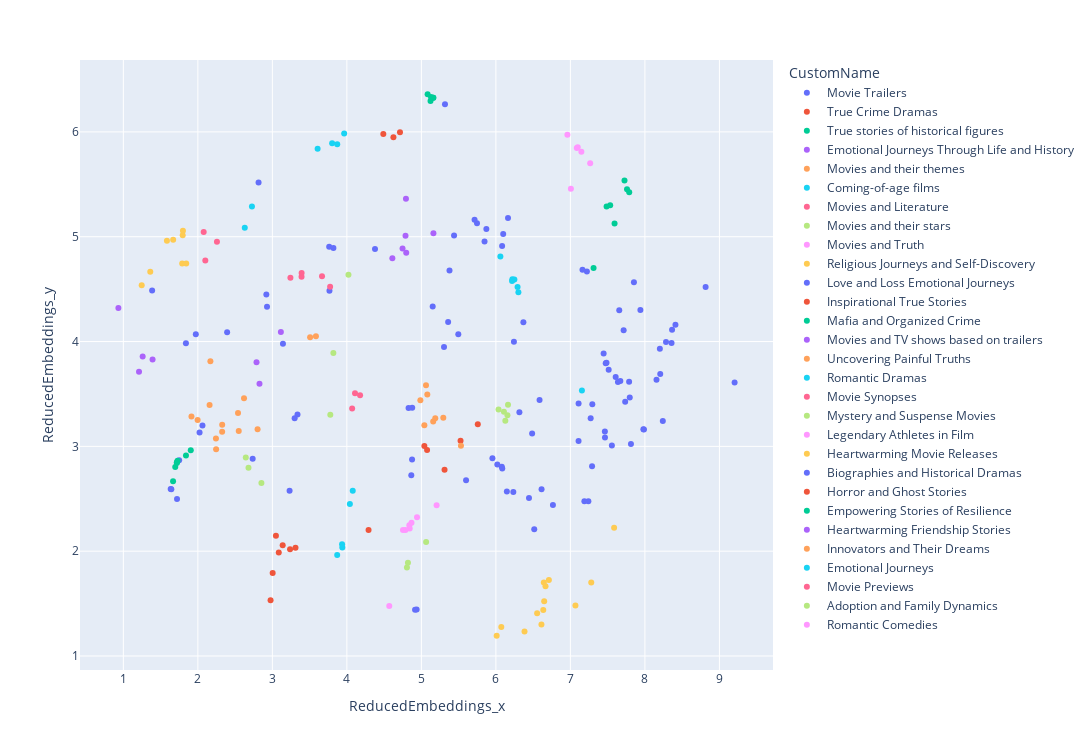

The notebook cell this image was saved under:
### Code cell
px.scatter(final, x='ReducedEmbeddings_x', y='ReducedEmbeddings_y', width=1200, height=750, hover_data=['title', 'pos-neg'], color='CustomName')

### Figure 1 — Plotly figure (JSON) as saved in the notebook; plotly's stock layout.template omitted (floating-point values rounded to 4 significant figures; data arrays with more than 128 entries replaced by an {"elided": "..."} marker saying what was removed)
{"data": [{"customdata": {"elided": "88x2 mixed values"}, "hovertemplate": "CustomName=Movie Trailers<br>ReducedEmbeddings_x=%{x}<br>ReducedEmbeddings_y=%{y}<br>title=%{customdata[0]}<br>pos-neg=%{customdata[1]}<extra></extra>", "legendgroup": "Movie Trailers", "marker": {"color": "#636efa", "symbol": "circle"}, "mode": "markers", "name": "Movie Trailers", "orientation": "v", "showlegend": true, "type": "scatter", "x": [7.813, 5.152, 4.875, 3.766, 7.853, 1.386, 7.464, 7.514, 7.463, 7.446, 7.67, 4.877, 7.291, 1.721, 6.316, 5.359, 4.865, 6.234, 7.715, 7.109, 1.973, 7.241, 5.317, 8.365, 2.023, 7.735, 4.936, 6.444, 6.163, 7.638, 2.919, 8.283, 2.928, 1.644, 9.204, 7.474, 7.188, 7.94, 2.062, 8.41, 5.954, 7.222, 7.797, 2.736, 8.815, 6.079, 7.788, 4.915, 2.393, 7.98, 1.84, 7.294, 8.201, 1.635, 5.6, 6.486, 7.162, 4.378, 8.156, 6.098, 6.086, 8.206, 6.019, 6.369, 3.762, 5.848, 6.242, 7.608, 7.987, 5.304, 5.495, 7.556, 7.11, 6.147, 3.142, 8.358, 2.815, 4.828, 7.485, 7.272, 8.24, 6.765, 1.749, 7.656, 3.819, 6.586, 6.515, 6.613], "xaxis": "x", "y": [3.023, 4.334, 2.874, 4.484, 4.566, 4.486, 3.085, 3.732, 3.142, 3.885, 3.623, 3.369, 2.81, 2.498, 3.325, 4.186, 2.723, 2.564, 4.107, 3.05, 4.07, 2.477, 6.263, 4.113, 3.131, 3.425, 1.444, 2.508, 5.178, 3.613, 4.448, 3.996, 4.333, 2.591, 3.609, 3.792, 2.477, 4.301, 3.199, 4.161, 2.886, 4.668, 3.467, 2.882, 4.52, 2.806, 3.615, 1.441, 4.089, 3.162, 3.985, 3.403, 3.932, 2.592, 2.676, 3.122, 4.686, 4.883, 3.635, 5.026, 2.788, 3.689, 2.827, 4.185, 4.905, 4.955, 3.998, 3.663, 3.161, 3.949, 4.07, 3.008, 3.41, 2.568, 3.978, 3.987, 5.518, 3.366, 3.797, 3.267, 3.243, 2.441, 2.867, 4.298, 4.891, 3.443, 2.21, 2.592], "yaxis": "y"}, {"customdata": [["RICHARD JEWELL - Official Trailer [HD]", 1.17], ["GOSNELL: The Trial of America's Biggest Serial Killer (Official Trailer)", 1.336], ["ROMAN J. ISRAEL, ESQ. - Official Trailer (HD)", 2.93], ["El Chicano :: OFFICIAL TRAILER  |  In Theaters May 3rd", 1.412], ["American Skin | Official Trailer (HD) | Vertical Entertainment", 1.237], ["Mayday - Official Trailer", 2], ["JUST MERCY Official Trailer", 1.398], ["Past Lives | Official Trailer HD | A24", 1.43]], "hovertemplate": "CustomName=True Crime Dramas<br>ReducedEmbeddings_x=%{x}<br>ReducedEmbeddings_y=%{y}<br>title=%{customdata[0]}<br>pos-neg=%{customdata[1]}<extra></extra>", "legendgroup": "True Crime Dramas", "marker": {"color": "#EF553B", "symbol": "circle"}, "mode": "markers", "name": "True Crime Dramas", "orientation": "v", "showlegend": true, "type": "scatter", "x": [5.311, 5.04, 4.713, 4.489, 4.625, 5.526, 5.077, 5.757], "xaxis": "x", "y": [2.777, 3.004, 5.997, 5.979, 5.949, 3.052, 2.965, 3.212], "yaxis": "y"}, {"customdata": [["The Post | Official Trailer [HD] | 20th Century FOX", 1.476], ["DARKEST HOUR - Official Trailer [HD] - In Theaters November 22nd", 1.37], ["THE 15:17 TO PARIS - Official Trailer [HD]", 1.299], ["THE OUTFIT - Official Trailer - Only in Theaters March 18", 1.819], ["The Mauritanian | Official Trailer [HD] | Rent or Own on Digital HD, Blu-ray & DVD Today", 1.795], ["DARK WATERS | Official Trailer | In Theaters November 22", 1.25], ["A Call to Spy - Official Trailer | HD | IFC Films", 2.477]], "hovertemplate": "CustomName=True stories of historical figures<br>ReducedEmbeddings_x=%{x}<br>ReducedEmbeddings_y=%{y}<br>title=%{customdata[0]}<br>pos-neg=%{customdata[1]}<extra></extra>", "legendgroup": "True stories of historical figures", "marker": {"color": "#00cc96", "symbol": "circle"}, "mode": "markers", "name": "True stories of historical figures", "orientation": "v", "showlegend": true, "type": "scatter", "x": [1.905, 1.718, 1.84, 1.728, 1.697, 1.667, 1.718], "xaxis": "x", "y": [2.964, 2.842, 2.913, 2.863, 2.804, 2.668, 2.848], "yaxis": "y"}, {"customdata": [["THE SHAPE OF WATER | Official Trailer | FOX Searchlight", 1.307], ["THE WATER MAN Official Trailer", 3.459], ["Oppenheimer | New Trailer", 1.107]], "hovertemplate": "CustomName=Emotional Journeys Through Life and History<br>ReducedEmbeddings_x=%{x}<br>ReducedEmbeddings_y=%{y}<br>title=%{customdata[0]}<br>pos-neg=%{customdata[1]}<extra></extra>", "legendgroup": "Emotional Journeys Through Life and History", "marker": {"color": "#ab63fa", "symbol": "circle"}, "mode": "markers", "name": "Emotional Journeys Through Life and History", "orientation": "v", "showlegend": true, "type": "scatter", "x": [2.787, 2.827, 3.114], "xaxis": "x", "y": [3.802, 3.597, 4.091], "yaxis": "y"}, {"customdata": [["12 STRONG - Official Trailer", 1.094], ["WHITE BOY RICK - Official Trailer (HD)", 1.544], ["Blindspotting (2018 Movie) Official Trailer - Daveed Diggs, Rafael Casal", 2.021], ["Blaze - Official Trailer | HD | IFC Films", 4.755], ["The Children Act | Official Trailer | A24", 3.096], ["ONLY THE BRAVE - Official Trailer #3 (HD)", 1.968], ["God's Country - Official Trailer ft. Thandiwe Newton | HD | IFC Films", 3.585], ["STILLWATER - Official Trailer [HD] - In Theaters July 30", 1.604], ["CARMEN | Official Trailer (2023)", 4.322], ["THE SON | Official Trailer (2022)", 2.216], ["BABYLON | Official Trailer (2022 Movie) – Brad Pitt, Margot Robbie, Diego Calva, Tobey Maguire", 1.396], ["I WANNA DANCE WITH SOMEBODY - Official Trailer (HD)", 1.719]], "hovertemplate": "CustomName=Movies and their themes<br>ReducedEmbeddings_x=%{x}<br>ReducedEmbeddings_y=%{y}<br>title=%{customdata[0]}<br>pos-neg=%{customdata[1]}<extra></extra>", "legendgroup": "Movies and their themes", "marker": {"color": "#FFA15A", "symbol": "circle"}, "mode": "markers", "name": "Movies and their themes", "orientation": "v", "showlegend": true, "type": "scatter", "x": [2.245, 2.327, 2.157, 2.539, 2.802, 2.243, 2.549, 2.326, 1.997, 2.62, 1.914, 2.168], "xaxis": "x", "y": [2.972, 3.205, 3.395, 3.319, 3.164, 3.075, 3.146, 3.14, 3.25, 3.459, 3.285, 3.811], "yaxis": "y"}, {"customdata": [["Love, Simon | Official Trailer 2 [HD] | 20th Century FOX", 1.536], ["Eighth Grade | Official Trailer HD | A24", 1.295], ["My Friend Dahmer - Official Trailer (US) - FilmRise", 1.411], ["A Kid Like Jake - Official Trailer I HD I IFC Films", 2.814], ["WOLF - Official Trailer [HD] - Only in Theaters December 3", 1.893], ["Aristotle and Dante Discover the Secrets of the Universe | Official Trailer (2023)", 1.934]], "hovertemplate": "CustomName=Coming-of-age films<br>ReducedEmbeddings_x=%{x}<br>ReducedEmbeddings_y=%{y}<br>title=%{customdata[0]}<br>pos-neg=%{customdata[1]}<extra></extra>", "legendgroup": "Coming-of-age films", "marker": {"color": "#19d3f3", "symbol": "circle"}, "mode": "markers", "name": "Coming-of-age films", "orientation": "v", "showlegend": true, "type": "scatter", "x": [3.802, 3.871, 3.607, 2.63, 2.726, 3.964], "xaxis": "x", "y": [5.891, 5.882, 5.84, 5.085, 5.288, 5.984], "yaxis": "y"}, {"customdata": [["Nobody's Fool (2018) - Official Trailer - Paramount Pictures", 1.348], ["SPOILER ALERT - Official Trailer [HD] - Only In Theaters December 2", 6], ["A GOOD PERSON | Official Trailer", 4.096]], "hovertemplate": "CustomName=Movies and Literature<br>ReducedEmbeddings_x=%{x}<br>ReducedEmbeddings_y=%{y}<br>title=%{customdata[0]}<br>pos-neg=%{customdata[1]}<extra></extra>", "legendgroup": "Movies and Literature", "marker": {"color": "#FF6692", "symbol": "circle"}, "mode": "markers", "name": "Movies and Literature", "orientation": "v", "showlegend": true, "type": "scatter", "x": [2.1, 2.078, 2.256], "xaxis": "x", "y": [4.774, 5.046, 4.953], "yaxis": "y"}, {"customdata": [["Adrift | Final Trailer | Own It Now on Digital HD, Blu-Ray & DVD", 1.458], ["Madeline's Madeline - Official Trailer HD - Oscilloscope Laboratories", 1.365], ["Black 47 - Official Trailer I HD I IFC Films", 2], ["The Nightingale - Official Trailer I HD I IFC Films", 1.357]], "hovertemplate": "CustomName=Movies and their stars<br>ReducedEmbeddings_x=%{x}<br>ReducedEmbeddings_y=%{y}<br>title=%{customdata[0]}<br>pos-neg=%{customdata[1]}<extra></extra>", "legendgroup": "Movies and their stars", "marker": {"color": "#B6E880", "symbol": "circle"}, "mode": "markers", "name": "Movies and their stars", "orientation": "v", "showlegend": true, "type": "scatter", "x": [2.853, 4.021, 2.68, 2.643], "xaxis": "x", "y": [2.65, 4.637, 2.795, 2.895], "yaxis": "y"}, {"customdata": [["Molly's Game | Official Trailer | Own it Now on Digital HD, Blu-ray™ & DVD", 1.519], ["Murder on the Orient Express | Official Trailer [HD] | 20th Century FOX", 1.19], ["Official Trailer | Death on the Nile | 20th Century Studios", 1.19], ["The Last Duel | Official Trailer | 20th Century Studios", 1.41], ["City Of Lies Official Teaser Trailer (2021)", 2.124], ["Naked Singularity – Official Trailer", 2.585], ["THE LAST VERMEER - Official Trailer (HD) - In Theaters November 20", 2.93]], "hovertemplate": "CustomName=Movies and Truth<br>ReducedEmbeddings_x=%{x}<br>ReducedEmbeddings_y=%{y}<br>title=%{customdata[0]}<br>pos-neg=%{customdata[1]}<extra></extra>", "legendgroup": "Movies and Truth", "marker": {"color": "#FF97FF", "symbol": "circle"}, "mode": "markers", "name": "Movies and Truth", "orientation": "v", "showlegend": true, "type": "scatter", "x": [4.843, 4.787, 4.753, 4.838, 5.204, 4.941, 4.867], "xaxis": "x", "y": [2.215, 2.203, 2.203, 2.247, 2.437, 2.324, 2.272], "yaxis": "y"}, {"customdata": [["THE MIRACLE SEASON | Official Trailer", 3.7], ["God's Not Dead 3: A Light in Darkness (Official Trailer)", 1.786], ["Puzzle | Official Trailer HD (2018)", 5.459], ["ARMAGEDDON TIME - Official Trailer - In Select Theaters October 28", 1.538], ["Call Jane | Official Trailer | In Theaters October 28", 1.363], ["JUDAS AND THE BLACK MESSIAH - Official Trailer", 1.233], ["THE GIRL WHO BELIEVED IN MIRACLES Trailer (2021) Mira Sorvino Family Movie", 1.716], ["THE EYES OF TAMMY FAYE | Official Trailer | Searchlight Pictures", 1.539], ["THE STARLING GIRL | Official Trailer | Bleecker Street", 2.183], ["ON THE BASIS OF SEX | Official Trailer | Focus Features", 1.366], ["His Only Son | Official Trailer | Angel Studios", 1.708], ["NEVER RARELY SOMETIMES ALWAYS - Official Trailer [HD] - At Home On Demand April 3", 1.081], ["Jesus Revolution (2023 Movie) Official Trailer - Kelsey Grammer, Joel Courtney", 1.802]], "hovertemplate": "CustomName=Religious Journeys and Self-Discovery<br>ReducedEmbeddings_x=%{x}<br>ReducedEmbeddings_y=%{y}<br>title=%{customdata[0]}<br>pos-neg=%{customdata[1]}<extra></extra>", "legendgroup": "Religious Journeys and Self-Discovery", "marker": {"color": "#FECB52", "symbol": "circle"}, "mode": "markers", "name": "Religious Journeys and Self-Discovery", "orientation": "v", "showlegend": true, "type": "scatter", "x": [6.711, 6.554, 7.587, 6.636, 7.068, 6.073, 6.666, 6.01, 6.648, 7.28, 6.611, 6.643, 6.384], "xaxis": "x", "y": [1.726, 1.407, 2.224, 1.44, 1.482, 1.278, 1.665, 1.193, 1.523, 1.7, 1.299, 1.702, 1.233], "yaxis": "y"}, {"customdata": [["Midnight Sun | Official Trailer [HD]  | Open Road Films", 1.427], ["Lean on Pete | Official Trailer HD | A24", 2.771], ["Wonder Wheel – Official Trailer | Amazon Studios", 1.862], ["The Souvenir | Official Trailer HD | A24", 2.613], ["Aftersun | Official Trailer HD | A24", 2.307], ["The Whale | Official Trailer HD | A24", 1.247]], "hovertemplate": "CustomName=Love and Loss Emotional Journeys<br>ReducedEmbeddings_x=%{x}<br>ReducedEmbeddings_y=%{y}<br>title=%{customdata[0]}<br>pos-neg=%{customdata[1]}<extra></extra>", "legendgroup": "Love and Loss Emotional Journeys", "marker": {"color": "#636efa", "symbol": "circle"}, "mode": "markers", "name": "Love and Loss Emotional Journeys", "orientation": "v", "showlegend": true, "type": "scatter", "x": [5.872, 5.747, 5.714, 5.377, 6.083, 5.438], "xaxis": "x", "y": [5.073, 5.128, 5.162, 4.678, 4.91, 5.013], "yaxis": "y"}, {"customdata": [["Samson - Official Trailer (2018)", 1.187], ["BLINDED BY THE LIGHT - Official Trailer - Now Playing In Theaters", 1.595], ["FATHER STU - Official Trailer (HD)", 1.406], ["God's Not Dead:  We The People  (Official Trailer)", 1.121], ["Courageous (2011) HD Movie Trailer - Christian Drama", 1.631], ["FLAG DAY | Official Trailer | MGM Studios", 3.614], ["I Still Believe (2020 Movie) Official Trailer | KJ Apa, Britt Robertson", 1.696]], "hovertemplate": "CustomName=Inspirational True Stories<br>ReducedEmbeddings_x=%{x}<br>ReducedEmbeddings_y=%{y}<br>title=%{customdata[0]}<br>pos-neg=%{customdata[1]}<extra></extra>", "legendgroup": "Inspirational True Stories", "marker": {"color": "#EF553B", "symbol": "circle"}, "mode": "markers", "name": "Inspirational True Stories", "orientation": "v", "showlegend": true, "type": "scatter", "x": [3.048, 3.004, 3.237, 3.086, 2.976, 3.31, 3.138], "xaxis": "x", "y": [2.146, 1.793, 2.018, 1.988, 1.533, 2.033, 2.058], "yaxis": "y"}, {"customdata": [["GOTTI Trailer (2017)", 1.904], ["THE GODFATHER | 50th Anniversary Trailer | Paramount Pictures", 1.796], ["HOUSE OF GUCCI | Official Trailer | MGM Studios", 1.651], ["THE MANY SAINTS OF NEWARK – Official Trailer", 1.494], ["THE GODFATHER CODA: THE DEATH OF MICHAEL CORLEONE | Official Trailer [HD] | Paramount Movies", 1.734]], "hovertemplate": "CustomName=Mafia and Organized Crime<br>ReducedEmbeddings_x=%{x}<br>ReducedEmbeddings_y=%{y}<br>title=%{customdata[0]}<br>pos-neg=%{customdata[1]}<extra></extra>", "legendgroup": "Mafia and Organized Crime", "marker": {"color": "#00cc96", "symbol": "circle"}, "mode": "markers", "name": "Mafia and Organized Crime", "orientation": "v", "showlegend": true, "type": "scatter", "x": [5.123, 5.16, 5.16, 5.129, 5.084], "xaxis": "x", "y": [6.294, 6.326, 6.325, 6.334, 6.359], "yaxis": "y"}, {"customdata": [["Life Itself - Official Trailer | Amazon Studios", 1.388], ["DOWNTON ABBEY | Official Trailer | In Theaters September 20", 1.535], ["DOWNTON ABBEY: A NEW ERA - Official Trailer [HD] - Only in Theaters May 20", 1.851], ["EMMA. - Official Trailer [HD] - Now On Demand and In Theaters", 1.914], ["THE PERSONAL HISTORY OF DAVID COPPERFIELD | Official Trailer | Searchlight Pictures", 2.244], ["WILD MOUNTAIN THYME I Official Trailer I Bleecker Street", 1.209]], "hovertemplate": "CustomName=Movies and TV shows based on trailers<br>ReducedEmbeddings_x=%{x}<br>ReducedEmbeddings_y=%{y}<br>title=%{customdata[0]}<br>pos-neg=%{customdata[1]}<extra></extra>", "legendgroup": "Movies and TV shows based on trailers", "marker": {"color": "#ab63fa", "symbol": "circle"}, "mode": "markers", "name": "Movies and TV shows based on trailers", "orientation": "v", "showlegend": true, "type": "scatter", "x": [4.793, 4.747, 4.61, 4.796, 4.787, 5.162], "xaxis": "x", "y": [5.362, 4.887, 4.795, 4.848, 5.009, 5.032], "yaxis": "y"}, {"customdata": [["MONSTERS AND MEN [Trailer] Now Playing in Select Cities", 2.092], ["The Young Karl Marx Trailer #1 (2018) | Movieclips Indie", 0.9797], ["WHERE IS KYRA? Official Trailer (2018) Michelle Pfeiffer Drama Movie HD", 3.033], ["MOTHERLESS BROOKLYN - Official Trailer", 1.677], ["The Last Black Man in San Francisco | Official Trailer HD | A24", 1.629], ["The Inspection | Official Trailer HD | A24", 1.632], ["The Last Full Measure Official Trailer | Roadside Attractions", 1.879], ["CUT THROAT CITY Official Trailer | American Crime Drama | Directed by RZA | Starring Shameik Moore", 1.585]], "hovertemplate": "CustomName=Uncovering Painful Truths<br>ReducedEmbeddings_x=%{x}<br>ReducedEmbeddings_y=%{y}<br>title=%{customdata[0]}<br>pos-neg=%{customdata[1]}<extra></extra>", "legendgroup": "Uncovering Painful Truths", "marker": {"color": "#FFA15A", "symbol": "circle"}, "mode": "markers", "name": "Uncovering Painful Truths", "orientation": "v", "showlegend": true, "type": "scatter", "x": [5.158, 5.08, 5.186, 5.04, 5.294, 5.062, 4.986, 5.531], "xaxis": "x", "y": [3.238, 3.495, 3.267, 3.201, 3.274, 3.583, 3.439, 3.007], "yaxis": "y"}, {"customdata": [["Flower (2018) | Official US Trailer HD", 1.75], ["AFTER :: OFFICIAL TEASER TRAILER | In Theaters This April", 1.311], ["THE AFTERMATH | Official Trailer | FOX Searchlight", 1.948], ["After Yang | Official Trailer HD | A24", 1.67], ["After We Fell | Official Trailer | Prime Video", 3.506], ["After We Collided | Official Trailer | Prime Video", 1.365], ["OFFICIAL TRAILER | 2 Hearts | Only in Theaters OCT 16", 1.702]], "hovertemplate": "CustomName=Romantic Dramas<br>ReducedEmbeddings_x=%{x}<br>ReducedEmbeddings_y=%{y}<br>title=%{customdata[0]}<br>pos-neg=%{customdata[1]}<extra></extra>", "legendgroup": "Romantic Dramas", "marker": {"color": "#19d3f3", "symbol": "circle"}, "mode": "markers", "name": "Romantic Dramas", "orientation": "v", "showlegend": true, "type": "scatter", "x": [7.155, 6.302, 6.248, 6.291, 6.222, 6.217, 6.06], "xaxis": "x", "y": [3.533, 4.47, 4.592, 4.52, 4.594, 4.578, 4.811], "yaxis": "y"}, {"customdata": [["The Breadwinner [Official US Trailer]", 1.292], ["Joe Bell  | Official Trailer  |  In Theaters July 23", 1.54], ["Honey Boy - Official Trailer | Amazon Studios", 2.247]], "hovertemplate": "CustomName=Movie Synopses<br>ReducedEmbeddings_x=%{x}<br>ReducedEmbeddings_y=%{y}<br>title=%{customdata[0]}<br>pos-neg=%{customdata[1]}<extra></extra>", "legendgroup": "Movie Synopses", "marker": {"color": "#FF6692", "symbol": "circle"}, "mode": "markers", "name": "Movie Synopses", "orientation": "v", "showlegend": true, "type": "scatter", "x": [4.071, 4.177, 4.109], "xaxis": "x", "y": [3.362, 3.486, 3.507], "yaxis": "y"}, {"customdata": [["Where Hands Touch | Official Trailer (HD) | Vertical Entertainment", 1.129], ["THE GOLDFINCH - Official Trailer 1", 1.64], ["The Hummingbird Project Trailer #1 (2019) | Movieclips Trailers", 1.442], ["Glass Onion: A Knives Out Mystery | Official Trailer | Netflix", 1.297], ["Firebird | Official Trailer HD | 2022", 3.322], ["TED K - Official Trailer - In Theaters and on Digital February 18", 1.538], ["HIDDEN BLADE (2023) Official International Trailer | Watch Online July 18, 2023", 3.619], ["The Painted Bird - Official Trailer I HD I IFC Films", 2.579]], "hovertemplate": "CustomName=Mystery and Suspense Movies<br>ReducedEmbeddings_x=%{x}<br>ReducedEmbeddings_y=%{y}<br>title=%{customdata[0]}<br>pos-neg=%{customdata[1]}<extra></extra>", "legendgroup": "Mystery and Suspense Movies", "marker": {"color": "#B6E880", "symbol": "circle"}, "mode": "markers", "name": "Mystery and Suspense Movies", "orientation": "v", "showlegend": true, "type": "scatter", "x": [6.163, 6.036, 6.127, 4.806, 6.155, 5.063, 4.82, 6.108], "xaxis": "x", "y": [3.397, 3.352, 3.245, 1.845, 3.297, 2.088, 1.889, 3.331], "yaxis": "y"}, {"customdata": [["The Last Movie Star | Official Trailer HD | A24", 5.358], ["BOOGIE - Official Trailer - In Theaters March 5", 1.57], ["THE WAY BACK - Official Trailer", 1.357], ["FORD v FERRARI | Official Trailer [HD] | 20th Century FOX", 1.447], ["BIG GEORGE FOREMAN – Official Trailer (HD)", 1.537], ["AIR - Official Trailer | Amazon Studios", 3.262]], "hovertemplate": "CustomName=Legendary Athletes in Film<br>ReducedEmbeddings_x=%{x}<br>ReducedEmbeddings_y=%{y}<br>title=%{customdata[0]}<br>pos-neg=%{customdata[1]}<extra></extra>", "legendgroup": "Legendary Athletes in Film", "marker": {"color": "#FF97FF", "symbol": "circle"}, "mode": "markers", "name": "Legendary Athletes in Film", "orientation": "v", "showlegend": true, "type": "scatter", "x": [7.007, 6.96, 7.086, 7.147, 7.265, 7.098], "xaxis": "x", "y": [5.457, 5.973, 5.847, 5.811, 5.7, 5.853], "yaxis": "y"}, {"customdata": [["HEAD FULL OF HONEY - Official Trailer", 1.452], ["FIVE FEET APART - Trailer #2 - HD (Haley Lu Richardson, Cole Sprouse)", 1.358], ["Finding You Official Trailer | Now Playing", 2.68], ["The Photograph - Official Trailer 2 - In Theaters Valentine's Day", 5.209], ["The Fabelmans | Official Trailer [HD]", 1.58], ["Made in Italy - Official Trailer I HD I IFC Films", 1.661], ["Herself Official Trailer (2021) | Prime Video", 3.322], ["Last Call - Official Trailer | HD | IFC Films", 3.17]], "hovertemplate": "CustomName=Heartwarming Movie Releases<br>ReducedEmbeddings_x=%{x}<br>ReducedEmbeddings_y=%{y}<br>title=%{customdata[0]}<br>pos-neg=%{customdata[1]}<extra></extra>", "legendgroup": "Heartwarming Movie Releases", "marker": {"color": "#FECB52", "symbol": "circle"}, "mode": "markers", "name": "Heartwarming Movie Releases", "orientation": "v", "showlegend": true, "type": "scatter", "x": [1.669, 1.361, 1.79, 1.844, 1.585, 1.796, 1.246, 1.8], "xaxis": "x", "y": [4.97, 4.666, 4.744, 4.745, 4.962, 5.014, 4.536, 5.058], "yaxis": "y"}, {"customdata": [["VICTORIA & ABDUL - Official Trailer [HD] - In Theaters 9/22", 1.308], ["TOLKIEN | Trailer 2 | FOX Searchlight", 1.506], ["CHEVALIER | Official Trailer | Searchlight Pictures", 1.471]], "hovertemplate": "CustomName=Biographies and Historical Dramas<br>ReducedEmbeddings_x=%{x}<br>ReducedEmbeddings_y=%{y}<br>title=%{customdata[0]}<br>pos-neg=%{customdata[1]}<extra></extra>", "legendgroup": "Biographies and Historical Dramas", "marker": {"color": "#636efa", "symbol": "circle"}, "mode": "markers", "name": "Biographies and Historical Dramas", "orientation": "v", "showlegend": true, "type": "scatter", "x": [3.337, 3.231, 3.299], "xaxis": "x", "y": [3.304, 2.577, 3.269], "yaxis": "y"}, {"customdata": [["THE NUN II | OFFICIAL TRAILER", 1.208]], "hovertemplate": "CustomName=Horror and Ghost Stories<br>ReducedEmbeddings_x=%{x}<br>ReducedEmbeddings_y=%{y}<br>title=%{customdata[0]}<br>pos-neg=%{customdata[1]}<extra></extra>", "legendgroup": "Horror and Ghost Stories", "marker": {"color": "#EF553B", "symbol": "circle"}, "mode": "markers", "name": "Horror and Ghost Stories", "orientation": "v", "showlegend": true, "type": "scatter", "x": [4.291], "xaxis": "x", "y": [2.202], "yaxis": "y"}, {"customdata": [["Rocketman (2019) - Official Trailer - Paramount Pictures", 1.419], ["Baz Luhrmann’s ELVIS | Official Trailer", 1.458], ["KING RICHARD – Official Trailer", 1.674], ["Queen & Slim - Official Trailer", 1.007], ["HARRIET | Official Trailer | Now Playing", 1.242], ["A THOUSAND AND ONE - Official Trailer [HD] - Only In Theaters March 31", 2.941], ["JUDY | Official Trailer | Roadside Attractions", 1.681]], "hovertemplate": "CustomName=Empowering Stories of Resilience<br>ReducedEmbeddings_x=%{x}<br>ReducedEmbeddings_y=%{y}<br>title=%{customdata[0]}<br>pos-neg=%{customdata[1]}<extra></extra>", "legendgroup": "Empowering Stories of Resilience", "marker": {"color": "#00cc96", "symbol": "circle"}, "mode": "markers", "name": "Empowering Stories of Resilience", "orientation": "v", "showlegend": true, "type": "scatter", "x": [7.486, 7.534, 7.726, 7.76, 7.311, 7.789, 7.593], "xaxis": "x", "y": [5.289, 5.3, 5.537, 5.452, 4.701, 5.423, 5.125], "yaxis": "y"}, {"customdata": [["Breakthrough | Official Trailer [HD] | 20th Century FOX", 2.022], ["American Underdog (2021 Movie) Official Trailer - Zachary Levi, Anna Paquin, and Dennis Quaid", 1.907], ["A JOURNAL FOR JORDAN - Final Trailer (HD) | Now in Theaters and On Demand", 1.381], ["KAJILLIONAIRE - Official Trailer [HD] - In Theaters September 25", 2.26]], "hovertemplate": "CustomName=Heartwarming Friendship Stories<br>ReducedEmbeddings_x=%{x}<br>ReducedEmbeddings_y=%{y}<br>title=%{customdata[0]}<br>pos-neg=%{customdata[1]}<extra></extra>", "legendgroup": "Heartwarming Friendship Stories", "marker": {"color": "#ab63fa", "symbol": "circle"}, "mode": "markers", "name": "Heartwarming Friendship Stories", "orientation": "v", "showlegend": true, "type": "scatter", "x": [1.392, 1.259, 1.21, 0.9336], "xaxis": "x", "y": [3.828, 3.857, 3.712, 4.32], "yaxis": "y"}, {"customdata": [["THE CURRENT WAR: Director's Cut | Official Trailer | 101 Studios", 1.842], ["Tesla - Official Trailer I HD I IFC Films", 1.539]], "hovertemplate": "CustomName=Innovators and Their Dreams<br>ReducedEmbeddings_x=%{x}<br>ReducedEmbeddings_y=%{y}<br>title=%{customdata[0]}<br>pos-neg=%{customdata[1]}<extra></extra>", "legendgroup": "Innovators and Their Dreams", "marker": {"color": "#FFA15A", "symbol": "circle"}, "mode": "markers", "name": "Innovators and Their Dreams", "orientation": "v", "showlegend": true, "type": "scatter", "x": [3.584, 3.507], "xaxis": "x", "y": [4.051, 4.04], "yaxis": "y"}, {"customdata": [["Her Smell | OFFICIAL TRAILER HD", 1.387], ["Mary Magdalene Ft. Rooney Mara & Joaquin Phoenix - Official Trailer I HD I IFC Films", 3.7], ["SHE SAID | Official Trailer", 1.28], ["LIMBO - Official Trailer [HD] - In Theaters April 30", 5], ["Little Joe - Official Trailer", 2.262]], "hovertemplate": "CustomName=Emotional Journeys<br>ReducedEmbeddings_x=%{x}<br>ReducedEmbeddings_y=%{y}<br>title=%{customdata[0]}<br>pos-neg=%{customdata[1]}<extra></extra>", "legendgroup": "Emotional Journeys", "marker": {"color": "#19d3f3", "symbol": "circle"}, "mode": "markers", "name": "Emotional Journeys", "orientation": "v", "showlegend": true, "type": "scatter", "x": [3.939, 3.87, 3.936, 4.04, 4.079], "xaxis": "x", "y": [2.034, 1.964, 2.065, 2.45, 2.577], "yaxis": "y"}, {"customdata": [["Ophelia Ft. Daisy Ridley, Naomi Watts & Clive Owen - Official Trailer I HD I IFC Films", 1.588], ["LANDSCAPE WITH INVISIBLE HAND | Official Trailer", 2.112], ["LITTLE WOMEN - Official Trailer (HD)", 1.481], ["Ammonite - Official Trailer", 1.85], ["Titanic 25th Anniversary | Official Trailer | In Theatres February 10th", 1.749]], "hovertemplate": "CustomName=Movie Previews<br>ReducedEmbeddings_x=%{x}<br>ReducedEmbeddings_y=%{y}<br>title=%{customdata[0]}<br>pos-neg=%{customdata[1]}<extra></extra>", "legendgroup": "Movie Previews", "marker": {"color": "#FF6692", "symbol": "circle"}, "mode": "markers", "name": "Movie Previews", "orientation": "v", "showlegend": true, "type": "scatter", "x": [3.242, 3.666, 3.775, 3.392, 3.392], "xaxis": "x", "y": [4.608, 4.624, 4.523, 4.617, 4.655], "yaxis": "y"}, {"customdata": [["BLUE BAYOU - Official Trailer - Only in Theaters September 17", 2.584], ["BURDEN | Official Trailer 2 - Now Playing in Select Theaters | 101 Studios", 2.322]], "hovertemplate": "CustomName=Adoption and Family Dynamics<br>ReducedEmbeddings_x=%{x}<br>ReducedEmbeddings_y=%{y}<br>title=%{customdata[0]}<br>pos-neg=%{customdata[1]}<extra></extra>", "legendgroup": "Adoption and Family Dynamics", "marker": {"color": "#B6E880", "symbol": "circle"}, "mode": "markers", "name": "Adoption and Family Dynamics", "orientation": "v", "showlegend": true, "type": "scatter", "x": [3.819, 3.778], "xaxis": "x", "y": [3.89, 3.301], "yaxis": "y"}, {"customdata": [["DOWNHILL | Official Trailer [HD] | FOX Searchlight", 1.856]], "hovertemplate": "CustomName=Romantic Comedies<br>ReducedEmbeddings_x=%{x}<br>ReducedEmbeddings_y=%{y}<br>title=%{customdata[0]}<br>pos-neg=%{customdata[1]}<extra></extra>", "legendgroup": "Romantic Comedies", "marker": {"color": "#FF97FF", "symbol": "circle"}, "mode": "markers", "name": "Romantic Comedies", "orientation": "v", "showlegend": true, "type": "scatter", "x": [4.569], "xaxis": "x", "y": [1.477], "yaxis": "y"}], "layout": {"height": 750, "legend": {"title": {"text": "CustomName"}, "tracegroupgap": 0}, "margin": {"t": 60}, "width": 1200, "xaxis": {"anchor": "y", "domain": [0, 1], "title": {"text": "ReducedEmbeddings_x"}}, "yaxis": {"anchor": "x", "domain": [0, 1], "title": {"text": "ReducedEmbeddings_y"}}}}
